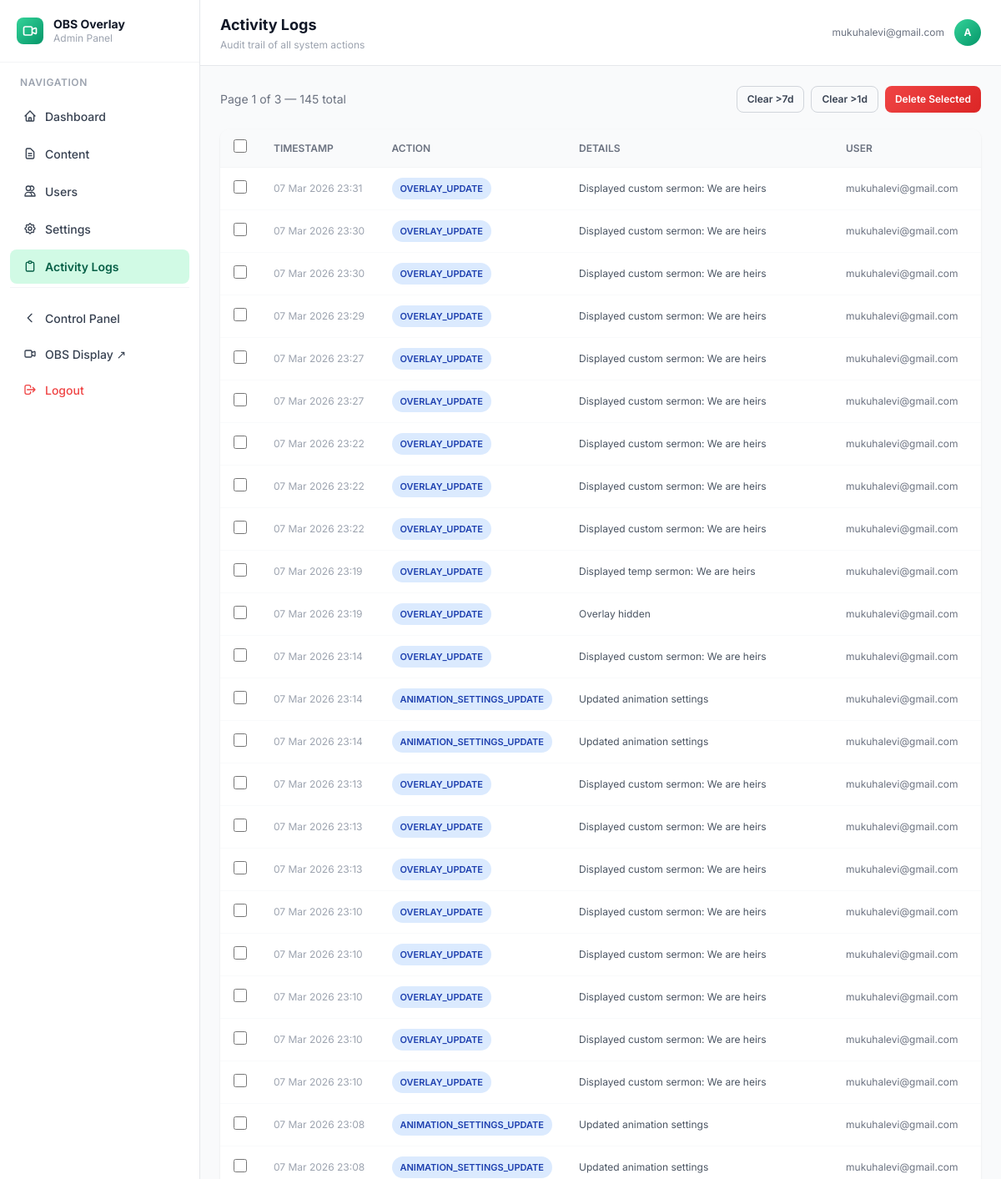
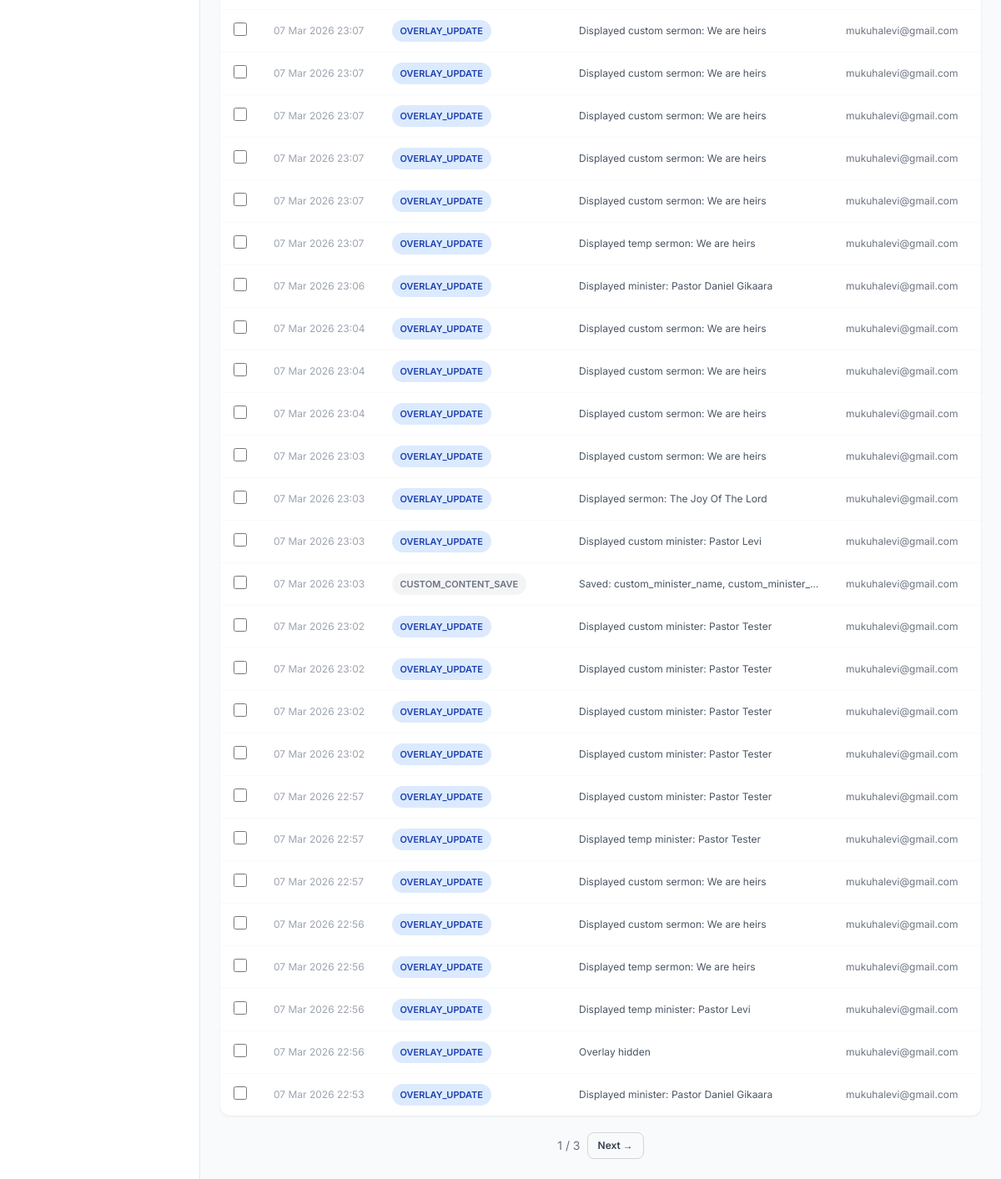
Before: /admin/logs (signed in) with the older database file (2 pictures, top to bottom).
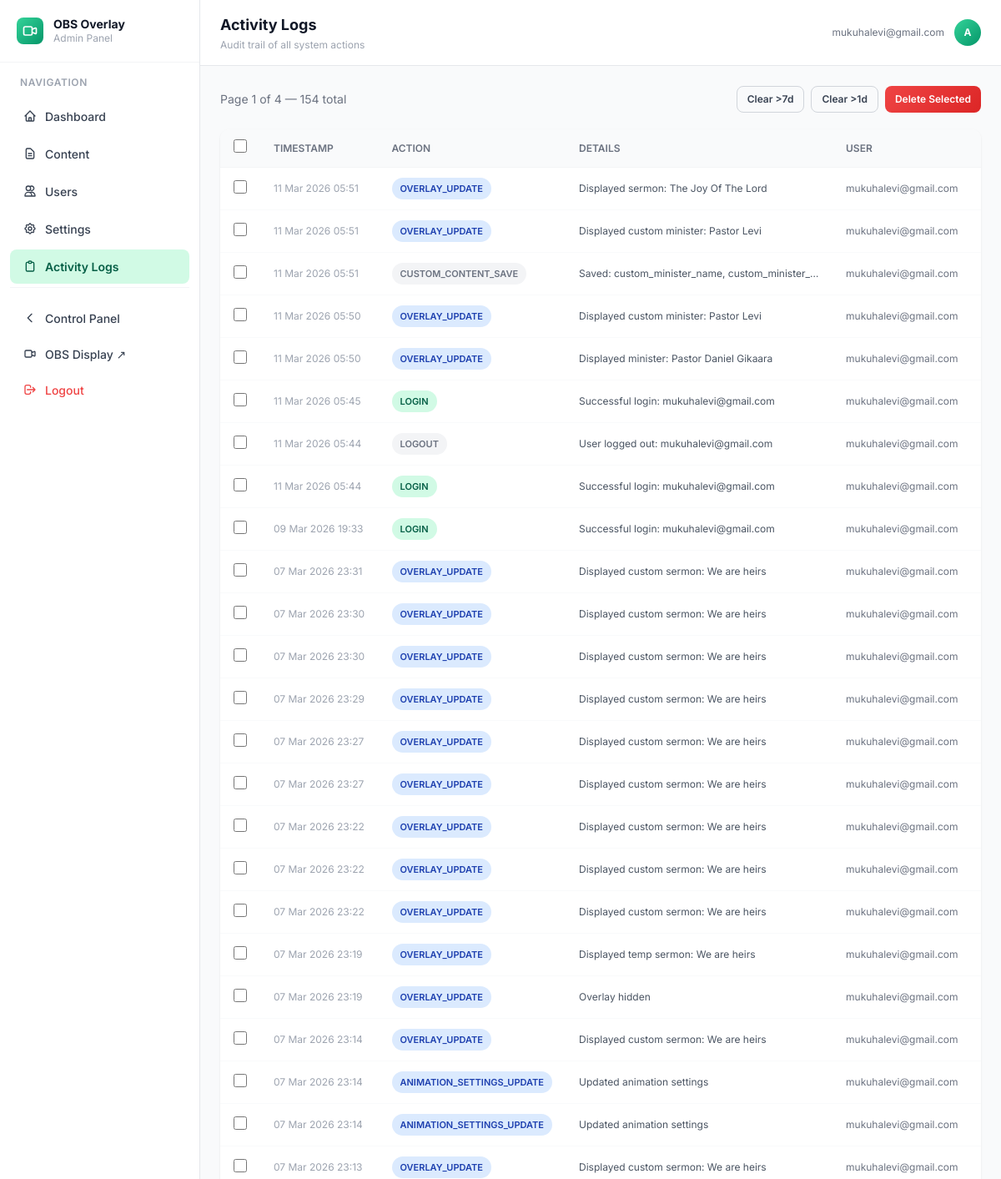
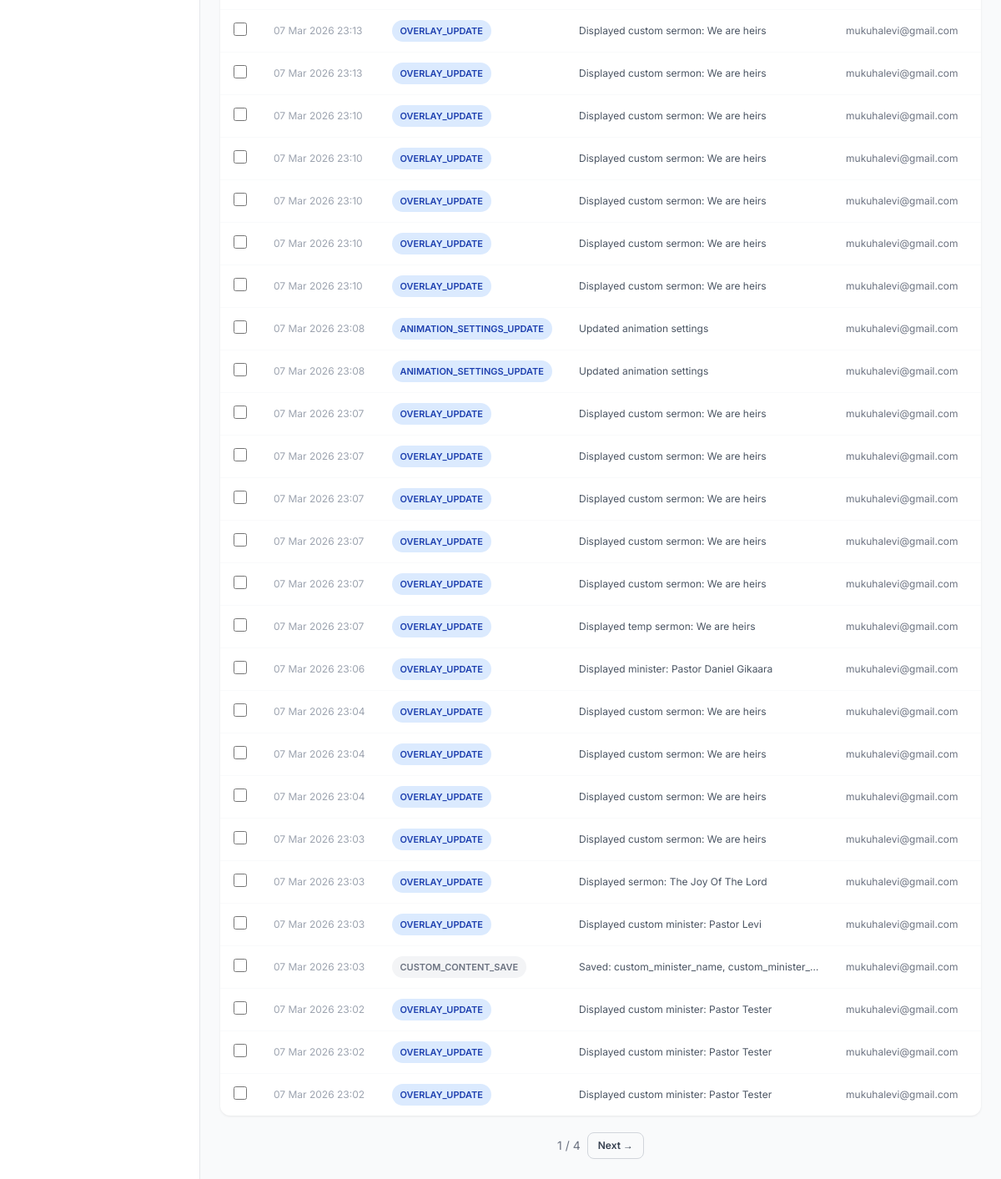
After: the same page with the newer database file (2 pictures, top to bottom).
### models.py (models this page shows, shortened)
class ActivityLog(db.Model):
    id = db.Column(db.Integer, primary_key=True)
    user_id = db.Column(db.Integer, db.ForeignKey('user.id'), nullable=True)
    user_email = db.Column(db.String(120))
    user_name = db.Column(db.String(120))
    action = db.Column(db.String(100), nullable=False)
    details = db.Column(db.String(500))
    timestamp = db.Column(db.DateTime, default=datetime.utcnow)
    ip_address = db.Column(db.String(50))

### blueprints/admin.py (the view)
@admin_bp.route('/logs')
@login_required
@admin_required
def logs():
    from models import ActivityLog
    page     = request.args.get('page', 1, type=int)
    per_page = request.args.get('per_page', 50, type=int)
    logs_paginated = (ActivityLog.query
                      .order_by(ActivityLog.timestamp.desc())
                      .paginate(page=page, per_page=per_page, error_out=False))
    return render_template('admin/logs.html',
                           logs=logs_paginated.items,
                           pagination=logs_paginated)

### utils/helpers.py (called while the page is built)
def admin_required(f):
    @wraps(f)
    def decorated(*args, **kwargs):
        if not current_user.is_authenticated:
            return redirect(url_for('auth.login'))
        if not current_user.is_admin:
            log_activity('UNAUTHORIZED_ACCESS_ATTEMPT',
                         f'Attempted admin access: {request.path}')
            return jsonify({'error': 'Admin access required'}), 403
        return f(*args, **kwargs)
    return decorated

### templates/admin/logs.html (shortened to what this page needs)
{% extends 'admin/base_admin.html' %}
{% block page_title %}Activity Logs{% endblock %}
{% block page_subtitle %}Audit trail of all system actions{% endblock %}
{% block admin_content %}
<div class="flex items-center justify-between mb-5 flex-wrap gap-3">
    <p class="text-sm text-gray-500">Page {{ pagination.page }} of {{ pagination.pages }} — {{ pagination.total }} total</p>
    <div class="flex gap-2">
        <button onclick="clearLogs(7)"  class="btn btn-ghost btn-sm">Clear &gt;7d</button>
        <button onclick="clearLogs(1)"  class="btn btn-ghost btn-sm">Clear &gt;1d</button>
        <button onclick="massDelete()"  class="btn btn-danger btn-sm" id="mass-delete-btn" disabled>Delete Selected</button>
    </div>
</div>
<div class="card overflow-hidden">
    <table class="w-full text-sm">
        <thead class="bg-gray-50 border-b border-gray-100">
            <tr>
                <th class="py-3 px-4 w-8">
                    <input type="checkbox" id="select-all" class="w-4 h-4 accent-emerald-500" onchange="toggleAll(this)">
                </th>
                <th class="text-left py-3 px-4 text-xs font-semibold text-gray-500 uppercase">Timestamp</th>
                <th class="text-left py-3 px-4 text-xs font-semibold text-gray-500 uppercase">Action</th>
                <th class="text-left py-3 px-4 text-xs font-semibold text-gray-500 uppercase">Details</th>
                <th class="text-left py-3 px-4 text-xs font-semibold text-gray-500 uppercase">User</th>
                <th class="text-left py-3 px-4 text-xs font-semibold text-gray-500 uppercase">IP</th>
            </tr>
        </thead>
        <tbody class="divide-y divide-gray-50">
            {% for log in logs %}
            <tr id="log-row-{{ log.id }}" class="hover:bg-gray-50 transition">
                <td class="py-3 px-4">
                    <input type="checkbox" class="log-checkbox w-4 h-4 accent-emerald-500"
                           value="{{ log.id }}" onchange="updateMassBtn()">
                </td>
                <td class="py-3 px-4 text-xs text-gray-400 whitespace-nowrap">{{ log.timestamp.strftime('%d %b %Y %H:%M') }}</td>
                <td class="py-3 px-4">
                    {% if 'LOGIN' in log.action %}
                        <span class="badge badge-green">{{ log.action }}</span>
                    {% elif 'DELETE' in log.action %}
                        <span class="badge badge-red">{{ log.action }}</span>
                    {% elif 'UPDATE' in log.action or 'ADD' in log.action %}
                        <span class="badge badge-blue">{{ log.action }}</span>
                    {% else %}
                        <span class="badge badge-gray">{{ log.action }}</span>
                    {% endif %}
                </td>
                <td class="py-3 px-4 text-gray-600 text-xs max-w-xs truncate">{{ log.details or '—' }}</td>
                <td class="py-3 px-4 text-xs text-gray-500">{{ log.user_email or 'Anonymous' }}</td>
                <td class="py-3 px-4 text-xs text-gray-400">{{ log.ip_address or '—' }}</td>
            </tr>
            {% else %}
            <tr>
                <td colspan="7" class="text-center py-10 text-gray-400">No logs found</td>
            </tr>
            {% endfor %}
        </tbody>
    </table>
</div>
{% if pagination.pages > 1 %}
<div class="flex items-center justify-center gap-2 mt-5">
    <span class="text-sm text-gray-500">{{ pagination.page }} / {{ pagination.pages }}</span>
    {% if pagination.has_next %}
    <a href="?page={{ pagination.next_num }}" class="btn btn-ghost btn-sm">Next →</a>
    {% endif %}
</div>
{% endif %}
{% endblock %}

Changed rows visible on the page:
no longer on this page (row unchanged): ActivityLog: timestamp "07 Mar 2026 23:02", action "OVERLAY_UPDATE", details "Displayed custom minister: Pastor Tester", user_email "mukuhalevi@gmail.com"
no longer on this page (row unchanged): ActivityLog: timestamp "07 Mar 2026 22:57", action "OVERLAY_UPDATE", details "Displayed custom minister: Pastor Tester", user_email "mukuhalevi@gmail.com"
no longer on this page (row unchanged): ActivityLog: timestamp "07 Mar 2026 22:57", action "OVERLAY_UPDATE", details "Displayed temp minister: Pastor Tester", user_email "mukuhalevi@gmail.com"
no longer on this page (row unchanged): ActivityLog: timestamp "07 Mar 2026 22:57", action "OVERLAY_UPDATE", details "Displayed custom sermon: We are heirs", user_email "mukuhalevi@gmail.com"
no longer on this page (row unchanged): ActivityLog: timestamp "07 Mar 2026 22:56", action "OVERLAY_UPDATE", details "Displayed custom sermon: We are heirs", user_email "mukuhalevi@gmail.com"
no longer on this page (row unchanged): ActivityLog: timestamp "07 Mar 2026 22:56", action "OVERLAY_UPDATE", details "Displayed temp sermon: We are heirs", user_email "mukuhalevi@gmail.com"
no longer on this page (row unchanged): ActivityLog: timestamp "07 Mar 2026 22:56", action "OVERLAY_UPDATE", details "Displayed temp minister: Pastor Levi", user_email "mukuhalevi@gmail.com"
no longer on this page (row unchanged): ActivityLog: timestamp "07 Mar 2026 22:56", action "OVERLAY_UPDATE", details "Overlay hidden", user_email "mukuhalevi@gmail.com"
no longer on this page (row unchanged): ActivityLog: timestamp "07 Mar 2026 22:53", action "OVERLAY_UPDATE", details "Displayed minister: Pastor Daniel Gikaara", user_email "mukuhalevi@gmail.com"
added ActivityLog: timestamp "11 Mar 2026 05:51", action "OVERLAY_UPDATE", details "Displayed sermon: The Joy Of The Lord", user_email "mukuhalevi@gmail.com"
added ActivityLog: timestamp "11 Mar 2026 05:51", action "OVERLAY_UPDATE", details "Displayed custom minister: Pastor Levi", user_email "mukuhalevi@gmail.com"
added ActivityLog: timestamp "11 Mar 2026 05:51", action "CUSTOM_CONTENT_SAVE", details "Saved: custom_minister_name, custom_minister_…", user_email "mukuhalevi@gmail.com"
added ActivityLog: timestamp "11 Mar 2026 05:50", action "OVERLAY_UPDATE", details "Displayed custom minister: Pastor Levi", user_email "mukuhalevi@gmail.com"
added ActivityLog: timestamp "11 Mar 2026 05:50", action "OVERLAY_UPDATE", details "Displayed minister: Pastor Daniel Gikaara", user_email "mukuhalevi@gmail.com"
added ActivityLog: timestamp "11 Mar 2026 05:45", action "LOGIN", details "Successful login: mukuhalevi@gmail.com", user_email "mukuhalevi@gmail.com"
added ActivityLog: timestamp "11 Mar 2026 05:44", action "LOGOUT", details "User logged out: mukuhalevi@gmail.com", user_email "mukuhalevi@gmail.com"
added ActivityLog: timestamp "11 Mar 2026 05:44", action "LOGIN", details "Successful login: mukuhalevi@gmail.com", user_email "mukuhalevi@gmail.com"
added ActivityLog: timestamp "09 Mar 2026 19:33", action "LOGIN", details "Successful login: mukuhalevi@gmail.com", user_email "mukuhalevi@gmail.com"
Other visible differences:
{{ pagination.pages }}: "3" → "4"
{{ pagination.total }}: "145" → "154"
